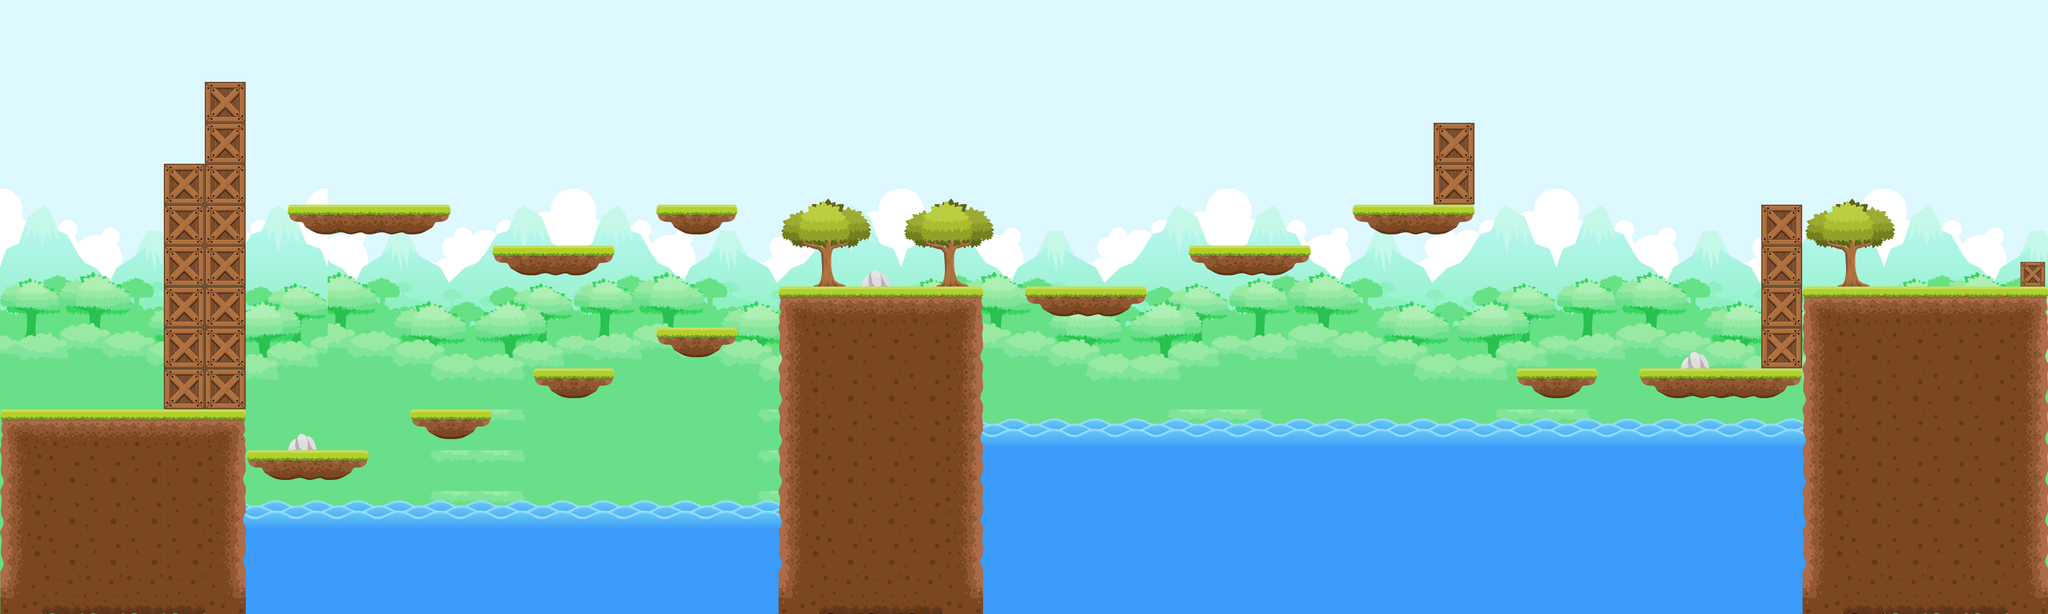

A 2D game scene composited from a Tiled map and its tileset images. What follows is a short description and the map's XML, with each tile layer's data collapsed to a summary:
An orthogonal 50x15 tile map with 128x128 px tiles, 3 tile layers (Background, Water, Map), 1 hidden layer not drawn.

<map version="1.0" tiledversion="1.0.3" orientation="orthogonal" renderorder="right-down" width="50" height="15" tilewidth="128" tileheight="128" nextobjectid="1">
 <tileset firstgid="1" name="Sprites2" tilewidth="128" tileheight="128" tilecount="256" columns="16">
  <properties>
   <property name="Collision" type="bool" value="true" />
  </properties>
  <image source="Sprites.png" trans="ff00ff" width="2048" height="2048" />
  <tile id="37">
   <properties>
    <property name="Collision" type="bool" value="true" />
   </properties>
  </tile>
  <tile id="38">
   <properties>
    <property name="Spawn" type="bool" value="true" />
   </properties>
  </tile>
  <tile id="53">
   <properties>
    <property name="Next level" type="bool" value="true" />
   </properties>
  </tile>
  <tile id="54">
   <properties>
    <property name="Death" type="bool" value="true" />
   </properties>
  </tile>
  <tile id="55">
   <properties>
    <property name="Climb" type="bool" value="true" />
   </properties>
  </tile>
 </tileset>
 <layer name="Background" width="50" height="15" visible="1">
  <data>[750 cells, 619 non-empty, 48 distinct tile ids]</data>
 </layer>
 <layer name="Water" width="50" height="15" visible="1">
  <data>[750 cells, 16 non-empty, 2 distinct tile ids]</data>
 </layer>
 <layer name="Map" width="50" height="15" visible="1">
  <data>[750 cells, 380 non-empty, 31 distinct tile ids]</data>
 </layer>
 <layer name="Logic" width="50" height="15" visible="0" opacity="0.45">
  <data>[750 cells, 175 non-empty, 6 distinct tile ids]</data>
 </layer>
</map>
